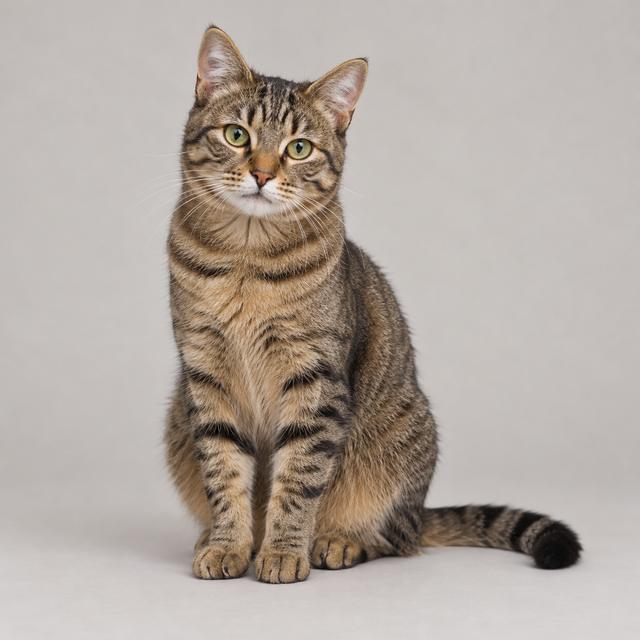
#> input picture ml-course/presentations/geometric-deep-learning/assets/source/cat.png, 640 x 640 px
$ python make_augmentation_figure.py
#> lines starting #> are read from the running program, lines starting #| are printed output that depends on the picture
# /// script
# dependencies = ["matplotlib", "numpy", "pillow"]
# ///
"""Augmentation figures for the geometric-deep-learning deck.

Two figures: label-preserving views of one cat photo, and transformations that
change the label, drawn with text so no extra image source is needed.
"""
from __future__ import annotations

from pathlib import Path

import matplotlib.pyplot as plt
import numpy as np
from matplotlib.patches import PathPatch
from matplotlib.textpath import TextPath
from matplotlib.transforms import Affine2D
from PIL import Image, ImageEnhance, ImageFilter

SEED = 20261029
FIGURE_DPI = 130
NAVY = "#10284b"
RED = "#b5473c"
GREEN = "#27864a"

EXPECTED_FILENAMES = ("augmentation-grid.png", "label-changing-transforms.png")

IMAGE_SIZE = 420
ROTATION_DEGREES = 15
NOISE_SIGMA = 13.0
BLUR_RADIUS = 3.0
COLOR_ENHANCE = 0.45
CROP_BOX = (45, 20, 365, 340)
FILL_COLOR = (225, 222, 219)
GLYPH_SIZE = 1.6

SOURCE_IMAGE = Path(__file__).resolve().parents[1] / "assets" / "source" / "cat.png"


def _save(figure: plt.Figure, path: Path) -> None:
    figure.savefig(path, dpi=FIGURE_DPI, bbox_inches="tight", facecolor="white")
    plt.close(figure)


def _augmentation_grid(path: Path, rng: np.random.Generator) -> None:
    image = Image.open(SOURCE_IMAGE).convert("RGB").resize((IMAGE_SIZE, IMAGE_SIZE))
    crop = image.crop(CROP_BOX).resize(image.size)
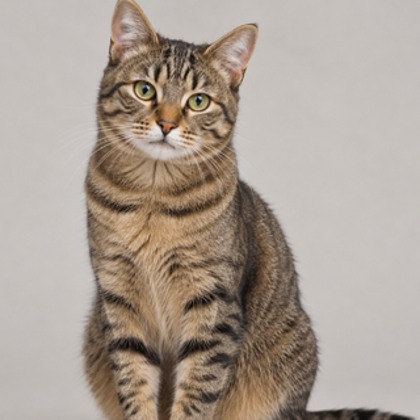
#> crop: PIL image 420x420 RGB; mean R, G, B 170.8, 158.7, 148.4
    noisy = np.asarray(image, dtype=np.float32) + rng.normal(0, NOISE_SIGMA, (IMAGE_SIZE, IMAGE_SIZE, 3))
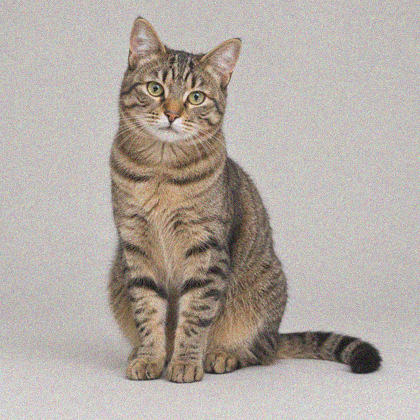
#> noisy: shape (420, 420, 3) float64; mean R, G, B 178.1, 168.4, 160.6; drawn with min black and max white
    variants = (
        ("original", image),
        (rf"rotate ${ROTATION_DEGREES}^\circ$", image.rotate(ROTATION_DEGREES, resample=Image.Resampling.BICUBIC, fillcolor=FILL_COLOR)),
        ("horizontal flip", image.transpose(Image.Transpose.FLIP_LEFT_RIGHT)),
        ("crop + resize", crop),
        ("color shift", ImageEnhance.Color(image).enhance(COLOR_ENHANCE)),
        ("sensor noise", Image.fromarray(np.clip(noisy, 0, 255).astype(np.uint8))),
        ("mild blur", image.filter(ImageFilter.GaussianBlur(radius=BLUR_RADIUS))),
    )
    figure, axes = plt.subplots(2, 4, figsize=(11.2, 6.0))
    for axis, (title, variant) in zip(axes.flat, variants, strict=False):
        axis.imshow(variant)
        axis.set_title(title, color=NAVY, fontsize=12, weight="bold")
        axis.axis("off")
#> this loop made 7 passes
#> title on passes 1 to 7: 'original', 'rotate $15^\\circ$', 'horizontal flip', 'crop + resize', 'color shift', 'sensor noise', 'mild blur'
    axes.flat[-1].axis("off")
    figure.subplots_adjust(wspace=0.04, hspace=0.16)
    _save(figure, path)
#> in _save, `figure.savefig(path, dpi=FIGURE_DPI, bbox_inches="tight", facecolor="w..`:
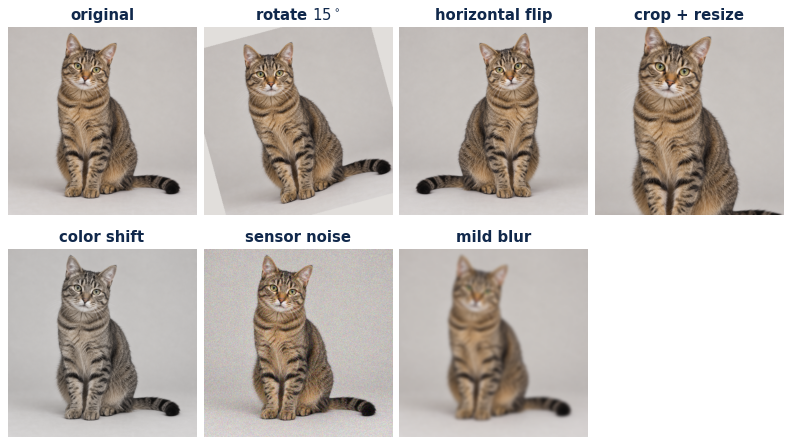
#> figure drawn by matplotlib, 7 panels


def _glyph(axis: plt.Axes, glyph: str, color: str, *, mirror_x: bool, mirror_y: bool) -> None:
    """Draw ``glyph`` centred at the origin, optionally reflected through an axis.

    A text path is reflected exactly, whereas text rotation depends on font metrics.
    """
    outline = TextPath((0, 0), glyph, size=GLYPH_SIZE)
    box = outline.get_extents()
    centre = Affine2D().translate(-(box.x0 + box.x1) / 2, -(box.y0 + box.y1) / 2)
    reflect = Affine2D().scale(-1.0 if mirror_x else 1.0, -1.0 if mirror_y else 1.0)
    axis.add_patch(PathPatch(outline, color=color, transform=centre + reflect + axis.transData))


def _label_changing(path: Path) -> None:
    """Glyph pairs where the transformation turns one valid label into another."""
    cases = (
        ("6", "rotate $180^\\circ$", "the digit becomes a 9", True, True),
        ("b", "horizontal flip", "the letter becomes a d", True, False),
    )
    figure, axes = plt.subplots(2, 2, figsize=(7.2, 6.0))
    for (before, after), (glyph, transform, outcome, mirror_x, mirror_y) in zip(axes, cases, strict=True):
        for axis in (before, after):
            axis.set(xlim=(-GLYPH_SIZE, GLYPH_SIZE), ylim=(-GLYPH_SIZE, GLYPH_SIZE))
            axis.set_aspect("equal")
            axis.axis("off")
        _glyph(before, glyph, NAVY, mirror_x=False, mirror_y=False)
        before.set_title("original", color=NAVY, fontsize=12)
        _glyph(after, glyph, RED, mirror_x=mirror_x, mirror_y=mirror_y)
        after.set_title(f"{transform}: {outcome}", color=RED, fontsize=12)
    figure.subplots_adjust(wspace=0.1, hspace=0.35)
    _save(figure, path)
#> in _save (call 2), `figure.savefig(path, dpi=FIGURE_DPI, bbox_inches="tight", facecolor="w..`:
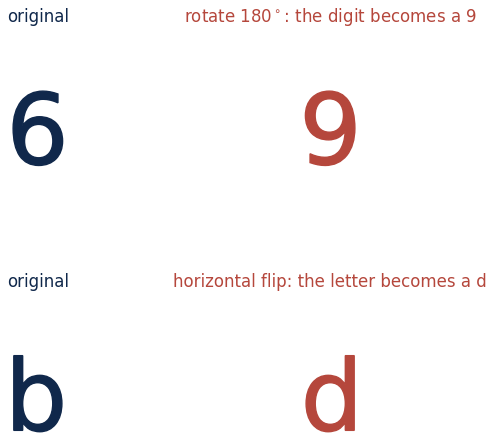
#> figure drawn by matplotlib, 4 panels


def generate_figures(output_directory: Path) -> tuple[Path, ...]:
    output_directory.mkdir(parents=True, exist_ok=True)
    outputs = tuple(output_directory / name for name in EXPECTED_FILENAMES)
    rng = np.random.default_rng(SEED)
    _augmentation_grid(outputs[0], rng)
    _label_changing(outputs[1])
    assert all(path.exists() and path.stat().st_size > 0 for path in outputs)
    return outputs


def main() -> None:
    generate_figures(Path(__file__).resolve().parents[1] / "assets" / "generated")


if __name__ == "__main__":
    main()
